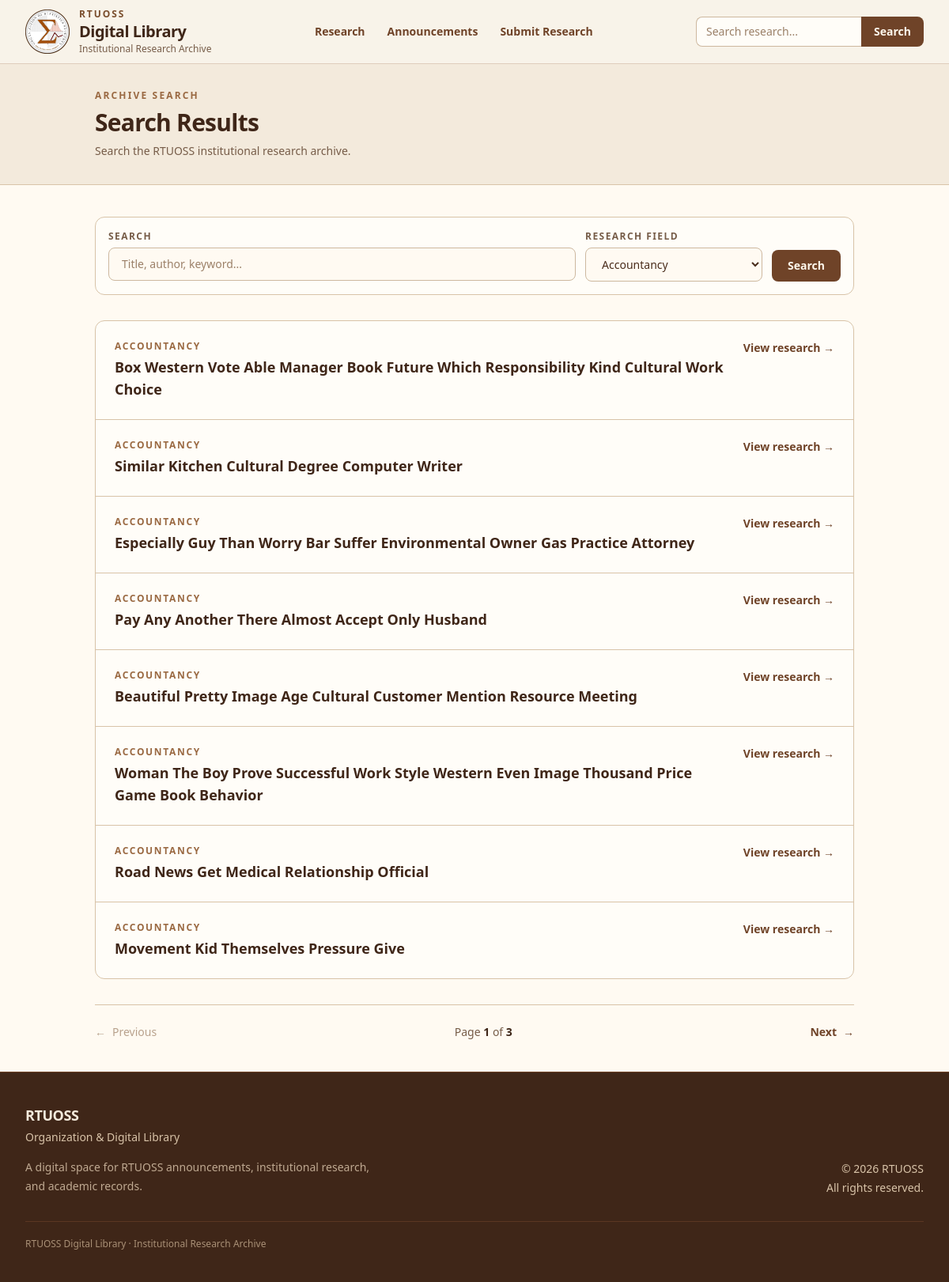
/research/search/?field=accountancy, run on the app's committed database.
### research/models.py (models this page shows, shortened)
class ResearchTitle(models.Model):
    class PublicationStatus(models.TextChoices):
        DRAFT = "draft", "Draft"
        PENDING = "pending", "Pending Review"
        PUBLISHED = "published", "Published"
        REJECTED = "rejected", "Rejected"
    research_field = models.ForeignKey(
        ResearchField,
        on_delete=models.PROTECT,
        related_name="research_titles",
    )
    title = models.CharField(max_length=200)
    slug = models.SlugField(max_length=300, unique=True)
    description = models.TextField()
    authors = models.CharField(max_length=200, blank=True)
    keywords = models.CharField(
        max_length=500,
        blank=True,
        help_text="Separate keywords with commas.",
    )
    department = models.CharField(max_length=200, blank=True)
    program = models.CharField(max_length=200, blank=True)
    adviser = models.CharField(max_length=200, blank=True)
    school_year = models.CharField(
        max_length=20,
        blank=True,
        help_text="Example: 2025-2026",
    )
    publication_date = models.DateField(null=True, blank=True)
    created_at = models.DateTimeField(auto_now_add=True)
    updated_at = models.DateTimeField(auto_now=True)
    submitted_by = models.ForeignKey(
        settings.AUTH_USER_MODEL,
        on_delete=models.PROTECT,
        related_name="research_submissions",
        null=True,
        blank=True,
    )
    submitter_email = models.EmailField(
        blank=True,
        help_text="Optional email address for contacting the submitter.",
    )
    publication_status = models.CharField(
        max_length=20,
        choices=PublicationStatus.choices,
        default=PublicationStatus.DRAFT,
    )

class ResearchField(models.Model):
    name = models.CharField(max_length=200, unique=True)
    slug = models.SlugField(max_length=200, unique=True)
    description = models.TextField(blank=True)
    created_at = models.DateTimeField(auto_now_add=True)
    updated_at = models.DateTimeField(auto_now=True)
    class Meta:
        ordering = ["name"]

### research/views.py (the view)
# urls.py: path("search/", views.search, name="search"),
def search(request):
    query = request.GET.get("q", "").strip()
    field = request.GET.get("field", "").strip()
    results = (
        search_research(
            query=query,
            field=field,
        )
        .prefetch_related(
            Prefetch(
                "papers",
                queryset=ResearchPaper.objects.only(
                    "id",
                    "research_title_id",
                    "abstract",
                ),
            )
        )
    )
    paginator = Paginator(results, 8)
    page_number = request.GET.get("page")
    page_obj = paginator.get_page(page_number)
    fields = ResearchField.objects.all()
    return render(request, "research/search.html", {
        "query": query,
        "field": field,
        "page_obj": page_obj,
        "fields": fields,
    })

### research/services.py (called while the page is built, shortened)
def search_research(query="", field=None):
  queryset = (
    ResearchTitle.objects
    .filter(
      publication_status=ResearchTitle.PublicationStatus.PUBLISHED
    )
    .select_related("research_field")
  )
  query = query.strip()
  if field:
    queryset = queryset.filter(
      research_field__slug=field
    )
  return queryset.order_by("-created_at")

### research/templates/research/search.html (shortened to what this page needs)
{% extends "base.html" %}
{% block content %}
<section class="border-b border-[#d8c3a8] bg-[#f3eadc]">
    <div class="mx-auto max-w-5xl px-6 py-8 lg:px-8">
        <p class="text-xs font-semibold uppercase tracking-[0.18em] text-[#9a6942]">
            Archive Search
        </p>
        <h2 class="mt-2 text-2xl font-bold tracking-tight text-[#3f2618] sm:text-3xl">
            Search Results
        </h2>
        <p class="mt-2 text-sm text-[#765c48]">
            Search the RTUOSS institutional research archive.
        </p>
    </div>
</section>
<section class="bg-[#fffaf2]">
    <div class="mx-auto max-w-5xl px-6 py-10 lg:px-8">
        <form
            method="get"
            action="{% url 'research:search' %}"
            class="mb-8 rounded-xl border border-[#d8c3a8] bg-[#fffdf8] p-4"
        >
            <div class="flex flex-col gap-3 sm:flex-row">
                <div class="flex-1">
                    <label
                        for="search-query"
                        class="mb-1.5 block text-xs font-semibold uppercase tracking-[0.12em] text-[#765c48]"
                    >
                        Search
                    </label>
                    <input
                        id="search-query"
                        type="search"
                        name="q"
                        value="{{ query }}"
                        placeholder="Title, author, keyword..."
                        class="w-full rounded-lg border border-[#cdb89f] bg-[#fffaf2] px-4 py-2.5 text-sm text-[#4a2d1c] outline-none placeholder:text-[#9b8068] focus:border-[#8a5a36] focus:ring-2 focus:ring-[#9a6942]/20"
                    >
                </div>
                <div class="sm:w-56">
                    <label
                        for="research-field"
                        class="mb-1.5 block text-xs font-semibold uppercase tracking-[0.12em] text-[#765c48]"
                    >
                        Research Field
                    </label>
                    <select
                        id="research-field"
                        name="field"
                        class="w-full rounded-lg border border-[#cdb89f] bg-[#fffaf2] px-4 py-2.5 text-sm text-[#4a2d1c] outline-none focus:border-[#8a5a36] focus:ring-2 focus:ring-[#9a6942]/20"
                    >
                        {% for item in fields %}
                            <option
                                value="{{ item.slug }}"
                                {% if field == item.slug %}selected{% endif %}
                            >
                                {{ item.name }}
                            </option>
                        {% endfor %}
                    </select>
                </div>
                <div class="flex items-end">
                    <button
                        type="submit"
                        class="w-full rounded-lg bg-[#6f4328] px-5 py-2.5 text-sm font-semibold text-[#fff8ed] transition hover:bg-[#4d2d1c] sm:w-auto"
                    >
                        Search
                    </button>
                </div>
            </div>
        </form>
        {% include "research/partials/search_results.html" %}
    </div>
</section>
{% endblock content %}

### research/templates/research/partials/search_results.html (shortened to what this page needs)
{% load research_extras %}
{% if page_obj.object_list %}
    <div class="divide-y divide-[#d8c3a8] rounded-xl border border-[#d8c3a8] bg-[#fffdf8]">
        {% for research in page_obj %}
            <article class="p-6">
                <div class="flex flex-col gap-3 sm:flex-row sm:items-start sm:justify-between">
                    <div class="min-w-0">
                        <p class="text-xs font-semibold uppercase tracking-[0.14em] text-[#9a6942]">
                            {{ research.research_field.name }}
                        </p>
                        <h2 class="mt-1 text-lg font-semibold leading-7 text-[#3f2618]">
                            <a
                                href="{% url 'research:research_detail' research.slug %}"
                                class="transition hover:text-[#6f4328]"
                            >
                                {% if query and research.title|contains_query:query %}
                                    {{ research.title|highlight:query }}
                                {% else %}
                                    {{ research.title }}
                                {% endif %}
                            </a>
                        </h2>
                    </div>
                    <a
                        href="{% url 'research:research_detail' research.slug %}"
                        class="shrink-0 text-sm font-semibold text-[#6f4328] transition hover:text-[#3f2618]"
                    >
                        View research →
                    </a>
                </div>
            </article>
        {% endfor %}
    </div>
    {% if page_obj.paginator.num_pages > 1 %}
        <nav
            class="mt-8 flex items-center justify-between border-t border-[#d8c3a8] pt-6"
            aria-label="Search results pagination"
        >
            {% if page_obj.has_previous %}
                <a
                    href="?q={{ query|urlencode }}&field={{ field|urlencode }}&page={{ page_obj.previous_page_number }}"
                    class="inline-flex items-center gap-2 text-sm font-semibold text-[#6f4328] transition hover:text-[#3f2618]"
                >
                    <span>←</span>
                    Previous
                </a>
            {% else %}
                <span class="inline-flex items-center gap-2 text-sm text-[#b8a18c]">
                    <span>←</span>
                    Previous
                </span>
            {% endif %}
            <p class="text-sm text-[#765c48]">
                Page
                <span class="font-semibold text-[#3f2618]">
                    {{ page_obj.number }}
                </span>
                of
                <span class="font-semibold text-[#3f2618]">
                    {{ page_obj.paginator.num_pages }}
                </span>
            </p>
            {% if page_obj.has_next %}
                <a
                    href="?q={{ query|urlencode }}&field={{ field|urlencode }}&page={{ page_obj.next_page_number }}"
                    class="inline-flex items-center gap-2 text-sm font-semibold text-[#6f4328] transition hover:text-[#3f2618]"
                >
                    Next
                    <span>→</span>
                </a>
            {% else %}
                <span class="inline-flex items-center gap-2 text-sm text-[#b8a18c]">
                    Next
                    <span>→</span>
                </span>
            {% endif %}
        </nav>
    {% endif %}
{% endif %}

### theme/templates/base.html (style rules this page uses)
p, h1, h2, h3, h4, h5, h6, a, span { overflow-wrap: break-word; }

### data on the page
ResearchTitle: research_field.name "ACCOUNTANCY", title "Box Western Vote Able Manager Book Future Which Responsibility Kind Cultural Work Choice"
ResearchTitle: research_field.name "ACCOUNTANCY", title "Similar Kitchen Cultural Degree Computer Writer"
ResearchTitle: research_field.name "ACCOUNTANCY", title "Especially Guy Than Worry Bar Suffer Environmental Owner Gas Practice Attorney"
ResearchTitle: research_field.name "ACCOUNTANCY", title "Pay Any Another There Almost Accept Only Husband"
ResearchTitle: research_field.name "ACCOUNTANCY", title "Beautiful Pretty Image Age Cultural Customer Mention Resource Meeting"
ResearchTitle: research_field.name "ACCOUNTANCY", title "Woman The Boy Prove Successful Work Style Western Even Image Thousand Price Game Book Behavior"
ResearchTitle: research_field.name "ACCOUNTANCY", title "Road News Get Medical Relationship Official"
ResearchTitle: research_field.name "ACCOUNTANCY", title "Movement Kid Themselves Pressure Give"

### other printed values
{{ page_obj.number }} "1"
{{ page_obj.paginator.num_pages }} "3"
form field field "Accountancy"
